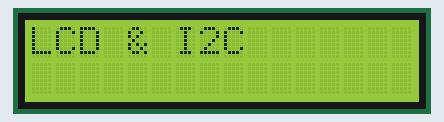
Bench run of a sketch on a simulated Arduino Uno, built with avr-gcc and run on an emulated ATmega328P. Shown: 16×2 character LCD.

Above: at 0.1 s.
At 0.6 s:
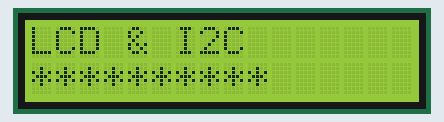
At 5.6 s:
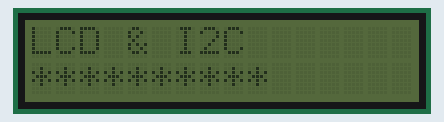

Measured:
- what the display in image 1 shows lasts 5.0 s, from 0.6 s to 5.6 s

The sketch:

sketch_27_09_19_LCD_2x16_operation.ino
```cpp
#include <Wire.h>
#include <LiquidCrystal_I2C.h>

LiquidCrystal_I2C lcd(0x27, 2, 1, 0, 4, 5, 6, 7, 3, POSITIVE);  // Ustawienie adresu ukladu na 0x27

void setup()
{
  lcd.begin(16,2);
  lcd.backlight(); // zalaczenie podwietlenia
  lcd.setCursor(0,0);
  lcd.print("LCD & I2C");
  delay(500);
  lcd.setCursor(0,1);
  lcd.print("**********");
}

void loop()
{
   lcd.backlight(); // zalaczenie podswietlenia
   delay(5000);
   lcd.noBacklight(); // wylaczenie podswietlenia
   delay(5000);
}
```
